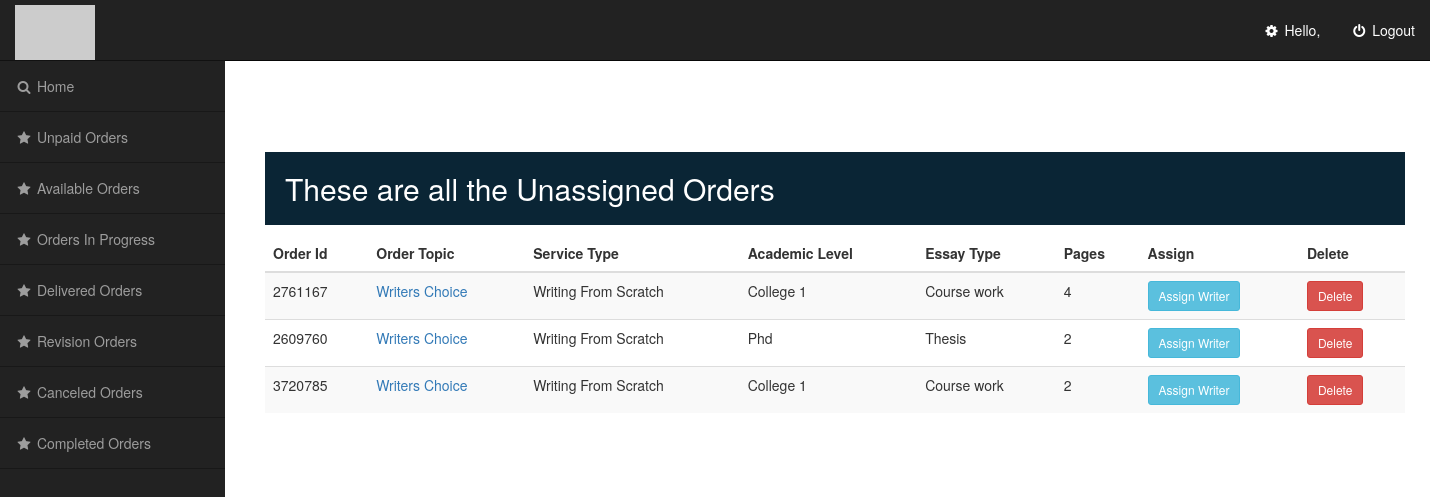
Screenshot of /order/bidded/ (signed in) with the database file from the repository.
### orders/models.py (models this page shows, shortened)
class AbstractDateModel(models.Model):
    date_added = models.DateTimeField(auto_now_add=True, blank=True, null=True)
    date_updated = models.DateTimeField(auto_now=True, blank=True, null=True)
    class Meta:
        abstract = True

class Order(AbstractDateModel):
    WRITING_FROM_SCRATCH_CPP = "6.00"
    EDITING_AND_REVISION_CPP = "0.50"
    Type_of_service = (
        (WRITING_FROM_SCRATCH_CPP, 'Writing From Scratch'),
        (EDITING_AND_REVISION_CPP, 'Editing And Revision'),
    )
    HIGH_SCHOOL_CPP = "1.00"
    COLLEGE_1_CPP = "2.00"
    COLLEGE_2_CPP = "2.50"
    MASTERS_CPP = "3.50"
    PHD_CPP = "4.5"
    Academic_level = (
        (HIGH_SCHOOL_CPP, 'High school'),
        (COLLEGE_1_CPP, 'College 1'),
        (COLLEGE_2_CPP, 'college 2'),
        (MASTERS_CPP, 'Masters'),
        (PHD_CPP, 'Phd'),
    )
    ESSAY_ANY_TYPE = "0.0"
    ADMISSION_ESSAY = "0.25"
    ANNOINTED_BIBLIOGRAPHY = "0.25"
    ARTICLE_REVIEW = "0.25"
    BOOK_REVIEW = "0.25"
    BUSINESS_PLAN = "0.25"
    CASE_STUDY = "0.25"
    COURSE_WORK = "0.25"
    CREATIVE_WRITING = "0.50"
    CRITICAL_WRITING = "1.25"
    PRESENTATION = "0.0"
    SPEECH = "1.0"
    RESEARCH_PROPOSAL = "2.5"
    RESEARCH_PAPER = "1.5"
    TERM_PAPER = "0.75"
    THESIS = "3.0"
    DISSERTATION = "4.0"
    Essay_type = [
        (ESSAY_ANY_TYPE, 'Essay any type'),
        (ADMISSION_ESSAY, 'Admission essay'),
        (ANNOINTED_BIBLIOGRAPHY, 'Annointed bibliography'),
        (ARTICLE_REVIEW, 'Article review'),
        (BOOK_REVIEW, 'Book review'),
        (BUSINESS_PLAN, 'Business plan'),
        (CASE_STUDY, 'Case study'),
        (COURSE_WORK, 'Course work'),
        (CREATIVE_WRITING, 'Creative writing'),
        (CRITICAL_WRITING, 'Critical writing'),
        (PRESENTATION, 'Presentation'),
        (SPEECH, 'Speech'),
        (RESEARCH_PROPOSAL, 'Research proposal'),
        (RESEARCH_PAPER, 'Research paper'),
        (TERM_PAPER, 'Term paper'),
        (THESIS, 'Thesis'),
        (DISSERTATION, 'Dissertation'),
    ]
    ACCOUNTING = "4.00"
    African_American_study = "1.25"
    Architecture = "4.00"
    Anthropology = "1.25"
    Business = "1.25"
    Art = "1.25"
    Chemistry = "4.00"
    Computer = "4.00"
    Engineering = "4.00"
    Mathematics = "4.00"
    Economics = "4.00"
    Finance = "4.00"
    Physics = "4.00"
    Music = "2.00"
    Law = "5.00"
    Communication = "1.25"
    Education = "1.25"
    Ethics = "1.25"
    Environmental = "1.25"
    Geography = "3.25"
    Health = "1.25"
    History = "1.25"
    International = "1.25"
    Linguistics = "1.25"
    Management = "1.25"
    Marketing = "1.25"
    Psychology = "1.25"
    Nursing = "1.25"
    Nutrition = "1.25"
    Philosophy = "1.25"
    Political = "1.25"
    Sports = "1.25"
    Sociology = "1.25"
    Religion = "1.25"
    Technology = "4.25"
    Tourism = "1.25"
    Subject = (
        (ACCOUNTING, 'Accounting'),
        (African_American_study, 'African American study'),
        (Architecture, 'Architecture'),
        (Anthropology, 'Anthropology'),
        (Business, 'Business and entrepreneur'),
        (Art, 'Art theater films'),
        (Chemistry, 'Chemistry'),
        (Communication, 'Communication strategies'),
        (Computer, 'Computer science'),
        (Economics, 'Economics'),
        (Education, 'Education'),
        (Engineering, 'Engineering'),
        (Ethics, 'Ethics'),
        (Environmental, 'Environmental issues'),
        (Finance, 'Finance'),
        (Geography, 'Geography'),
        (Health, 'Health care'),
        (History, 'History'),
        (International, 'International public relationship'),
        (Law, 'Law'),
        (Linguistics, 'Linguistics'),
        (Management, 'Management'),
        (Marketing, 'Marketing'),
        (Mathematics, 'Mathematics'),
        (Music, 'Music'),
        (Nursing, 'Nursing'),
        (Nutrition, 'Nutrition'),
        (Philosophy, 'Philosophy'),
        (Physics, 'Physics'),
        (Political, 'Political Science'),
        (Psychology, 'Psychology'),
        (Religion, 'Religion And Theology'),
        (Sports, 'Sports'),
        (Sociology, 'Sociology'),
        (Technology, 'Technology'),
        (Tourism, 'Tourism'),
    )
    References = (
        ('Mla', 'Mla'),
        ('Apa', 'Apa'),
        ('Harvard', 'Harvard'),
        ('Chicago', 'Chicago'),
        ('Other', 'Other'),
    )
    spacing = (
        ('Single', 'Single'),
        ('Double', 'Double'),
    )
    order_status_options = (
        ('Pending Payment', 'Pending Payment'),
        ('Paid', 'Paid'),
        ('Writer Assigned', 'Writer Assigned'),
        ('Delivered', 'Delivered'),
        ('Revision', 'Revision'),
        ('Cancelled', 'Cancelled'),
        ('Completed', 'Completed'),
    )
    FOUR_HOURS = "6.0"
    SIX_HOURS = "5.50"
    EIGHT_HOURS = "5.25"
    TWELVE_HOURS = "5.0"
    TWENTY_FOUR_HOURS = "4.75"
    TWO_DAYS = "4.50"
    THREE_DAYS = "4.25"
    FOUR_DAYS = "4.00"
    FIVE_DAYS = "3.75"
    SIX_DAYS = "3.50"
    ONE_WEEK = "3.25"
    order_deadline_options = (
        (FOUR_HOURS, '4'),
        (SIX_HOURS, '6'),
        (EIGHT_HOURS, '8'),
        (TWELVE_HOURS, '12'),
        (TWENTY_FOUR_HOURS, '24'),
        (TWO_DAYS, '48'),
        (THREE_DAYS, '72'),
        (FOUR_DAYS, '96'),
        (FIVE_DAYS, '120'),
        (SIX_DAYS, '144'),
        (ONE_WEEK, '168'),
    )
    RATINGS = (
        ('0', 'Not Rated'),
        ('1', '1'),
        ('2', '2'),
        ('3', '3'),
        ('4', '4'),
        ('5', '5'),
    )
    def random_string():
        return str(random.randint(1000000, 9999999))
    id = models.CharField(primary_key=True, default=random_string, editable=False, max_length=100000000000)
    topic = models.CharField(max_length=60, null=False, default='Writers Choice')
    service_type = models.CharField(max_length=300, null=False, choices=Type_of_service,
                                    default=WRITING_FROM_SCRATCH_CPP)
    academic_level = models.CharField(choices=Academic_level, default=COLLEGE_1_CPP, max_length=300)
    essay_type = models.CharField(choices=Essay_type, max_length=300, default=(CASE_STUDY))
    subject = models.CharField(choices=Subject, max_length=300, default=(ACCOUNTING))
    bid_statement = models.TextField(default='', null=True)
    number_of_pages = models.IntegerField(default='2')
    deadline = models.CharField(choices=order_deadline_options, max_length=300, null=True, default=("2.00"))
    Paper_Instruction = models.TextField(default='', null=True)
    references = models.CharField(choices=References, max_length=300, default=('SOME STRING'))
    spacing = models.CharField(choices=spacing, max_length=300, default=('SOME STRING'))
    Paper_heading = models.CharField(max_length=60, null=True, default='This is the Paper on:')
    Paperdetails = models.TextField(default='', null=True)
    revision_comment = models.TextField(default='', null=True)
    file_upload = models.FileField(null=True, blank=True)
    number_of_references = models.IntegerField(default='')
    pub_date = models.DateTimeField(auto_now=False, auto_now_add=True)
    order_status = models.CharField(choices=order_status_options, default='Pending Payment', max_length=300)
    customer = models.ForeignKey(Client, null=True, on_delete=models.SET_NULL)
    writer = models.ForeignKey(Writers, null=True, related_name='orders', on_delete=models.SET_NULL)
    support = models.ForeignKey(Support, null=True, on_delete=models.SET_NULL)
    rating = models.CharField(choices=RATINGS, default='0', max_length=1)
    @property
    def show_essay_type(self):
        return self.get_essay_type_display()
    @property
    def show_service_type(self):
        return self.get_service_type_display()
    @property
    def show_academic_level(self):
        return self.get_academic_level_display()

### orders/views.py (the view)
# urls.py: path('order/bidded/', views.adminbidded, name='adminbidded'),
@login_required(login_url='writer_login')
def adminbidded(request):
    orders = Order.objects.all().order_by('-pub_date')
    orders_in_bided = orders.filter(order_status='Paid')
    admin_orders = orders_in_bided
    return render(request, 'admin_bidded.html', {'orders_in_bided': orders_in_bided, 'admin_orders': admin_orders})

### orders/templates/admin_bidded.html (shortened to what this page needs)
{% load static %}
<!DOCTYPE html>
<html lang="en">
<head>
    <link href="//maxcdn.bootstrapcdn.com/bootstrap/3.3.0/css/bootstrap.min.css" rel="stylesheet" id="bootstrap-css">
</head>
<body>
<div id="wrapper">
    <nav class="navbar navbar-inverse navbar-fixed-top" role="navigation">
        <div class="navbar-header">
            <a class="navbar-brand" href="https://bryanrojasq.wordpress.com">
                <img src="http://placehold.it/200x50&text=LOGO" alt="LOGO">
            </a>
        </div>
        <ul class="nav navbar-right top-nav">
             <li><a><i class="fa fa-fw fa-cog"></i> Hello, {{writer_name}}</a></li>
             <li><a href="{% url 'admin_logout' %}"><i class="fa fa-fw fa-power-off"></i> Logout</a></li>
        </ul>
        <div class="collapse navbar-collapse navbar-ex1-collapse">
            <ul class="nav navbar-nav side-nav">
                <li>
                    <a href="{% url 'admin'  %}" data-toggle="collapse" data-target="#submenu-1"><i class="fa fa-fw fa-search"></i> Home </a>
                </li>
                <li>
                    <a href="{% url 'adminunpaid'  %}" data-toggle="collapse" data-target="#submenu-2"><i class="fa fa-fw fa-star"></i> Unpaid Orders</a>
                </li>
                <li>
                    <a href="{% url 'adminbidded'  %}" data-toggle="collapse" data-target="#submenu-2"><i class="fa fa-fw fa-star"></i> Available Orders</a>
                </li>
                <li>
                    <a href="{% url 'admin_progress'  %}" data-toggle="collapse" data-target="#submenu-2"><i class="fa fa-fw fa-star"></i> Orders In Progress</a>
                </li>
                <li>
                    <a href="{% url 'admindelivered'  %}" data-toggle="collapse" data-target="#submenu-2"><i class="fa fa-fw fa-star"></i> Delivered Orders</a>
                </li>
                <li>
                    <a href="{% url 'adminrevision'  %}" data-toggle="collapse" data-target="#submenu-2"><i class="fa fa-fw fa-star"></i> Revision Orders</a>
                </li>
                <li>
                    <a href="{% url 'admincancelled'  %}" data-toggle="collapse" data-target="#submenu-2"><i class="fa fa-fw fa-star"></i> Canceled Orders</a>
                </li>
                <li>
                    <a href="{% url 'admincompleted'  %}" data-toggle="collapse" data-target="#submenu-2"><i class="fa fa-fw fa-star"></i> Completed Orders</a>
                </li>
            </ul>
        </div>
    </nav>
<br>
    <br>
    <br>
    <div id="page-wrapper">
        <div class="container-fluid">
<div class="container">
    <div style="background: #0a2535;">
			<h2 style="font-weight: 20px; color: white; padding: 20px;"> These are all the Unassigned Orders</h2>
    </div>
  <table class="table table-striped ">
    <thead>
      <tr>
        <th>Order Id</th>
        <th>Order Topic</th>
        <th>Service Type</th>
        <th>Academic Level</th>
        <th>Essay Type</th>
        <th>Pages</th>
        <th>Assign</th>
        <th>Delete</th>
      </tr>
    </thead>
    <tbody>
        {% for i in orders_in_bided %}
        <tr>
          <td>{{i.id}}</td>
            <td><a href="{% url 'Writer_order_details' i.id %}"> {{i.topic}}</a></td>
          <td>{{i.show_service_type}}</td>
          <td>{{i.show_academic_level}}</td>
          <td>{{i.show_essay_type}}</td>
          <td>{{i.number_of_pages}}</td>
          <td><a class="btn btn-sm btn-info" href="{% url 'update_order' i.id  %}">Assign Writer</a></td>
          <td><a class="btn btn-sm btn-danger" href="{% url 'delete_order' i.id  %}">Delete</a></td>
          </tr>
        {% empty %}
        <tr>
            <td style="color: green;" colspan="8" >Sorry No Orders To Show<td>
        </tr>
        {% endfor %}
    </tbody>
  </table>
                </div>
              </div>
            </div>
    </div>
</body>
</html>

### orders/templates/admin_bidded.html (style rules this page uses)
@media (min-width:768px) { body { margin-top: 50px; } }
#wrapper { padding-left: 0; }
#page-wrapper { width: 100%; padding: 0; background-color: #fff; }
@media (min-width:768px) { #wrapper { padding-left: 225px; } }
@media (min-width:768px) { #page-wrapper { padding: 22px 10px; } }
.top-nav { padding: 0 15px; }
.top-nav>li { display: inline-block; float: left; }
.top-nav>li>a { padding-top: 20px; padding-bottom: 20px; line-height: 20px; color: #fff; }
@media (min-width:768px) { .side-nav { position: fixed; top: 60px; left: 225px; width: 225px; margin-left: -225px; border: none; border-radius: 0; border-top: 1px rgba(0,0,0,.5) solid; overflow-y: auto; background-color: #222; bottom: 0; overflow-x: hidden; padding-bottom: 40px; } }
@media (min-width:768px) { .side-nav>li>a { width: 225px; border-bottom: 1px rgba(0,0,0,.3) solid; } }
.navbar-brand { padding: 5px 15px; }

### rows the page displays
Order: id "2761167", topic "Writers Choice", show_service_type "Writing From Scratch", show_academic_level "College 1", show_essay_type "Course work", number_of_pages "4"
Order: id "2609760", topic "Writers Choice", show_service_type "Writing From Scratch", show_academic_level "Phd", show_essay_type "Thesis", number_of_pages "2"
Order: id "3720785", topic "Writers Choice", show_service_type "Writing From Scratch", show_academic_level "College 1", show_essay_type "Course work", number_of_pages "2"
